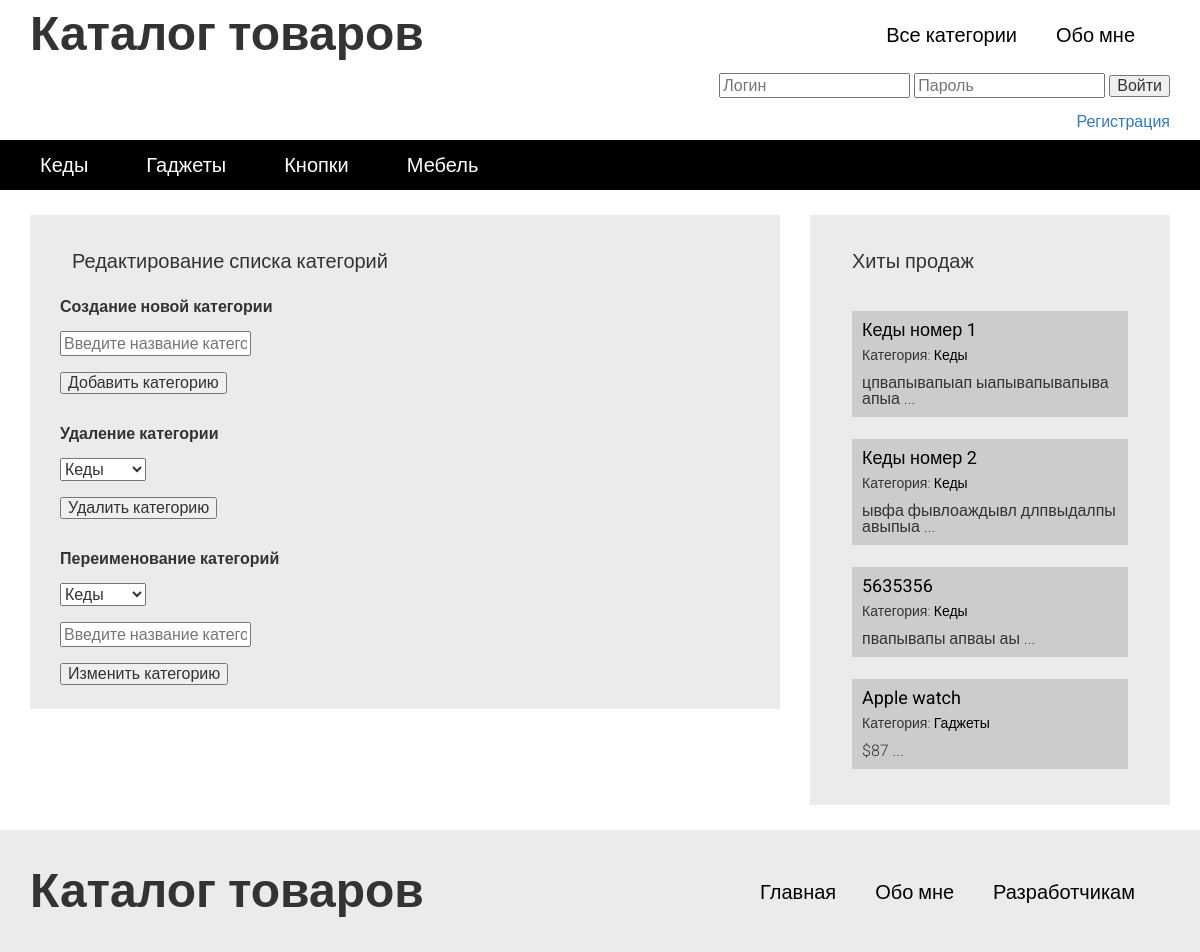
The page /pages/add.php on the database its author committed.
### tables this page shows
CREATE TABLE `goods_categories` (
  `id` int(11) NOT NULL,
  `title` varchar(255) NOT NULL
);

CREATE TABLE `goods` (
  `id` int(11) NOT NULL,
  `title` varchar(255) NOT NULL,
  `text` text NOT NULL,
  `categorie_id` int(11) NOT NULL,
  `views` int(11) DEFAULT NULL
);

### includes/config.php (called while the page is built, shortened)
<?php
$config = array(
	'title' => 'Каталог товаров',
	'vk_url' => 'http://vk.com/id104207460',
	'db' => array(
			'server' => 'localhost',
			'username' => 'root',
			'password' => '',
			'name' => 'test_goods'
		)
);

### pages/add.php (the view, shortened to what this page needs)
<?php
  require "../includes/config.php"
?>
<!DOCTYPE html>
<html lang="en">
<head>
  <link rel="stylesheet" href="../media/css/bootstrap.min.css">
  <link rel="stylesheet" type="text/css" href="../media/css/style.css">
</head>
<body>
  <div id="wrapper">
    <?php include "../includes/header.php"; ?>
    <div class="container">
            <div class="row">
              <section class="content__left col-md-8">
                <div class="block">
                  <h3>Редактирование списка категорий</h3>
                  <div class="block__content">
                    <div class="articles articles__horizontal">
<h4>Создание новой категории</h4><br>
<form id="add_cat" action="#">
	<input name="categorie" type="text" placeholder="Введите название категории"><br><br>
	<button type="submit">Добавить категорию</button><br><br><br>
</form>
<?php
    $categories_q = mysqli_query($connection, "SELECT * FROM `goods_categories`");
    $categories = array();
    while( $cat = mysqli_fetch_assoc($categories_q) )
    {
      $categories[] = $cat;
    }
  ?>
<h4>Удаление категории</h4><br>
<form id="del_cat" action="#">
	<select name="categorie_id">
		<?php
            foreach( $categories as $cat )
            {
              ?>
              <option value="<?php echo $cat['id'];?>"><?php echo $cat['title'];?></option>
              <?php
            }
          ?>
	</select><br><br>
	<button type="submit">Удалить категорию</button><br><br><br>
</form>
<h4>Переименование категорий</h4><br>
<form id="red_cat" action="#">
  <select name="categorie_id">
    <?php
            foreach( $categories as $cat )
            {
              ?>
              <option value="<?php echo $cat['id'];?>"><?php echo $cat['title'];?></option>
              <?php
            }
          ?>
  </select><br><br>
  <input name="categorie" type="text" placeholder="Введите название категории"><br><br>
  <button type="submit">Изменить категорию</button>
</form>
            </div>
            </div>
            </div>
          </section>
          <section class="content__right col-md-4">
            <?php include "../includes/sidebar.php" ?>
          </section>
        </div>
      </div>
    </div>
<?php
  include "../includes/footer.php"
?>
</body>
</html>

### includes/header.php (shortened to what this page needs)
<header id="header">
  <div class="header__top">
    <div class="container">
      <div class="header__top__logo">
        <h1><?php echo $config['title'] ?></h1>
      </div>
      <nav class="header__top__menu">
        <ul>
          <li><a href="/">Все категории</a></li>
          <li><a href="/pages/about_me.php">Обо мне</a></li>
        </ul>
      </nav>
    </div>
      <?php
      require "config.php";
      $data = $_POST;
      if( isset($data['do_signin']) )
      {
        $errors = array();
        $user = mysqli_query($connection, "SELECT * FROM  `users` WHERE login = '".$_POST['login_2']."'");
        $user_info = mysqli_fetch_assoc($user);
        $user_num = mysqli_num_rows($user);
        $entered_pass = $data['password'];
        if( $user_num > 0 ) {
          if( password_verify($entered_pass, $user_info['password'])) {
            $_SESSION['logged_user'] = $user_info;
          } else
          {
            $errors[] = 'Неверный пароль!';
          }
        }
        else {
          $errors[] = 'Пользователя с таким логином не существует!';
        }
      ?>
    <div class="container">
        <nav class="header__top__menu">
      <?php
          if( !empty($errors) ) {
          echo '<div style="color: red;">'.array_shift($errors).'</div><br>';
        }
      } else {
          echo '<div class="container">
        <nav class="header__top__menu">';
        }
      ?>
        <?php if( isset($_SESSION['logged_user']) ) : echo 'Привет, ' . $_SESSION['logged_user']['login']; ?>
          <br><br><a href="/includes/logout.php">Выйти</a>
        <?php else : ?>
        <form action="" method="POST">
          <input type="text" name="login_2" required placeholder="Логин" value="<?php echo $_POST['login_2']; ?>">
          <input type="password" name="password" required placeholder="Пароль">
          <button type="submit" name="do_signin">Войти</button>
        </form>
        <br>
      <a href="../pages/signup.php">Регистрация</a>
    <?php endif; ?>
      </nav>
    </div>
  </div>
  <?php
    $categories_q = mysqli_query($connection, "SELECT * FROM `goods_categories`");
    $categories = array();
    while( $cat = mysqli_fetch_assoc($categories_q) )
    {
      $categories[] = $cat;
    }
  ?>
  <div class="header__bottom">
    <div class="container">
      <nav>
        <ul>
          <?php
            foreach( $categories as $cat )
            {
              ?>
              <li><a href="../pages/good.php?categorie=<?php echo $cat['id']; ?>"><?php echo $cat['title'];?></a></li>
              <?php
            }
          ?>
        </ul>
      </nav>
    </div>
  </div>
</header>

### includes/sidebar.php
<div class="block">
  <h3>Хиты продаж</h3>
  <div class="block__content">
    <div class="articles articles__vertical">
      <?php
        $articles = mysqli_query($connection, "SELECT * FROM `goods` ORDER BY `views` DESC LIMIT 5");
      ?>
      <?php
      while( $art = mysqli_fetch_assoc($articles) )
      {
      ?>
      <article class="article">
        <div class="article__info">
          <a href="../pages/goods.php?id=<?php echo $art['id']; ?>"><?php echo $art['title'];?></a>
          <div class="article__info__meta">
          <?php
            $art_cat = false;
            foreach( $categories as $cat )
            {
              if ( $cat['id'] == $art['categorie_id'])
              {
                $art_cat = $cat;
                break;
              }
            }
          ?>
          <small>Категория: <a href="../pages/good.php?categorie=<?php echo $art_cat['id']; ?>"><?php echo $art_cat['title']; ?></a></small>
          </div>
          <div class="article__info__preview"><?php echo mb_substr($art['text'], 0, 50, 'utf-8'); ?> ...</div>
        </div>
      </article>
          <?php
          }
          ?>
    </div>
  </div>
</div>

### media/css/style.css (style rules this page uses)
html, body, div, span, applet, object, iframe, h1, h2, h3, h4, h5, h6, p, blockquote, pre, a, abbr, acronym, address, big, cite, code, del, dfn, em, img, ins, kbd, q, s, samp, small, strike, strong, sub, sup, tt, var, b, u, i, center, dl, dt, dd, ol, ul, li, fieldset, form, label, legend, table, caption, tbody, tfoot, thead, tr, th, td, article, aside, canvas, details, embed, figure, figcaption, footer, header, hgroup, menu, nav, output, ruby, section, summary, time, mark, audio, video { margin: 0; padding: 0; border: 0; font-size: 100%; font: inherit; vertical-align: baseline; }
article, aside, details, figcaption, figure, footer, header, hgroup, menu, nav, section { display: block; }
body { line-height: 1; }
ol, ul { list-style: none; }
h1 { font-size: 48px; font-weight: bold; }
h3 { font-size: 20px; font-weight: bold; }
h4 { font-size: 16px; font-weight: bold; }
body { font-family: 'Roboto', sans-serif; }
#header { margin-bottom: 25px; }
#header .header__top { padding: 10px 0; }
#header .header__top .header__top__logo { float: left; }
#header .header__top .header__top__menu { padding-top: 15px; text-align: right; }
#header .header__top .header__top__menu ul > li { display: inline-block; margin-right: 35px; }
#header .header__top .header__top__menu ul > li > a { font-size: 20px; text-decoration: none; color: black; }
#header .header__bottom { height: 50px; background-color: black; line-height: 50px; }
#header .header__bottom nav ul > li { display: inline-block; margin-right: 34px; }
#header .header__bottom nav ul > li > a { color: white; font-size: 20px; text-decoration: none; padding: 3px 10px; }
.block { background-color: #ebebeb; padding: 36px 42px; margin-bottom: 25px; }
.block > h3 { font-weight: normal; }
.block .block__content { padding-top: 40px; }
.articles.articles__horizontal { margin: -12px; }
.articles.articles__vertical .article { margin-bottom: 22px; background-color: #ccc; padding: 10px; }
.articles .article:last-child { margin-bottom: 0; }
.articles .article:after { visibility: hidden; display: block; font-size: 0; content: " "; clear: both; height: 0; }
.articles .article .article__info > a { color: black; font-size: 18px; font-weight: normal; text-decoration: none; }
.articles .article .article__info > .article__info__meta { font-size: 14px; font-weight: 300; margin-top: 9px; margin-bottom: 13px; }
.articles .article .article__info > .article__info__meta a { color: black; text-decoration: none; }
.articles .article .article__info > .article__info__preview { font-size: 16px; font-weight: 300; }

### rows shown on the page
goods_categories: title "Кеды"
goods_categories: title "Гаджеты"
goods_categories: title "Кнопки"
goods_categories: title "Мебель"
goods: title "Кеды номер 1", text "цпвапывапыап ыапывапывапыва апыа"
goods: title "Кеды номер 2", text "ывфа фывлоаждывл длпвыдалпы авыпыа"
goods: title "5635356", text "пвапывапы апваы аы"
goods: title "Apple watch", text "$87"

### other values the page prints
$config['title'] "Каталог товаров"
form field categorie_id "Кеды"
